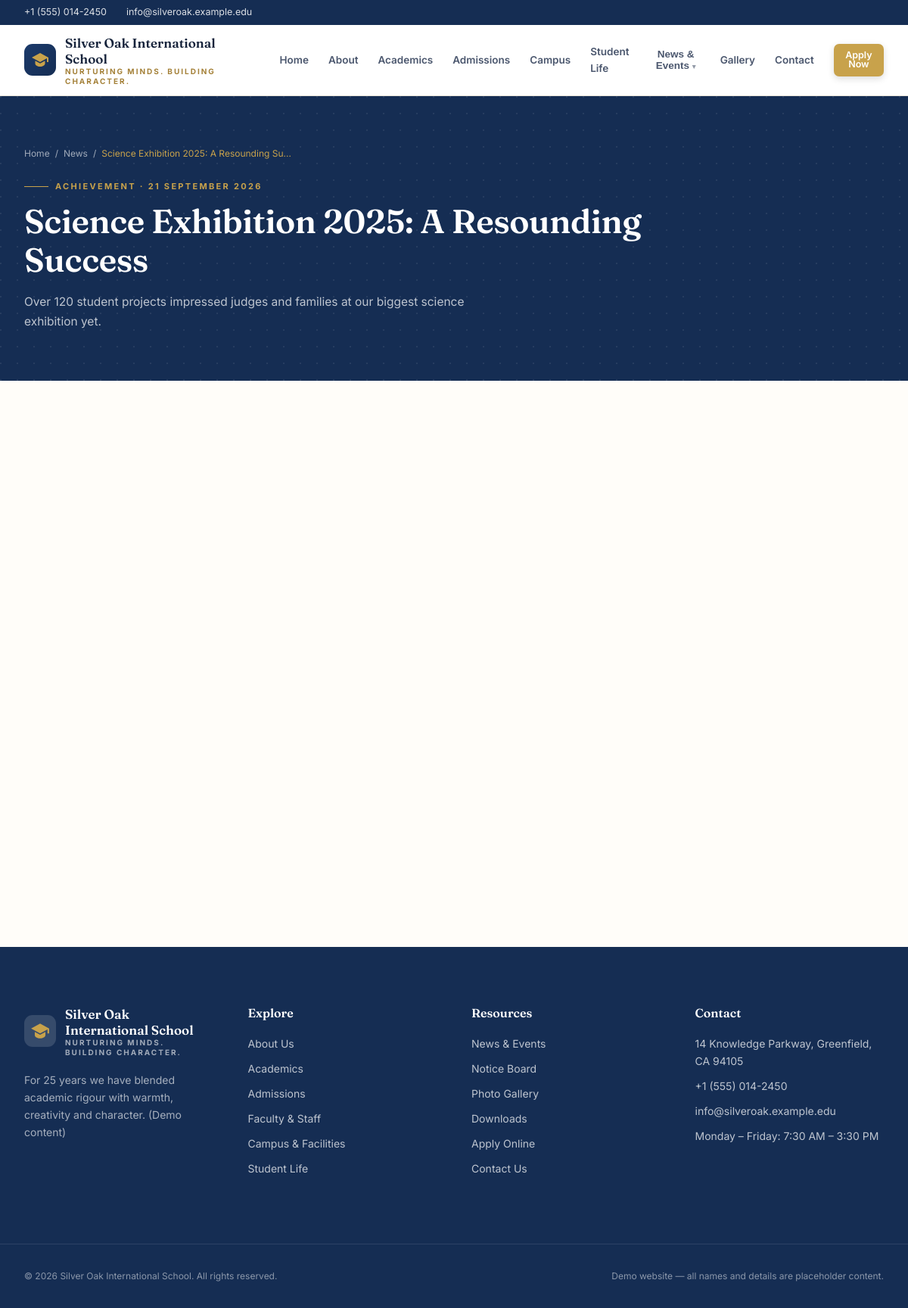
The page /news.php?slug=science-exhibition-2025-success on the database its author committed.
### tables this page shows
CREATE TABLE IF NOT EXISTS news (
  id           INT UNSIGNED NOT NULL AUTO_INCREMENT,
  slug         VARCHAR(160) NOT NULL,
  title        VARCHAR(200) NOT NULL,
  category     VARCHAR(40)  NOT NULL DEFAULT 'News',
  excerpt      TEXT,
  content      MEDIUMTEXT,
  image        VARCHAR(255) NOT NULL DEFAULT '',
  published    TINYINT(1)   NOT NULL DEFAULT 1,
  published_at TIMESTAMP    NOT NULL DEFAULT CURRENT_TIMESTAMP,
  created_at   TIMESTAMP    NOT NULL DEFAULT CURRENT_TIMESTAMP,
  PRIMARY KEY (id),
  UNIQUE KEY news_slug_unique (slug),
  KEY news_published_idx (published, published_at)
);

### includes/security.php (called while the page is built, shortened)
<?php
function e($value): string
{
    return htmlspecialchars((string) $value, ENT_QUOTES | ENT_SUBSTITUTE, 'UTF-8');
}

### includes/database.php (called while the page is built, shortened)
<?php
function db(): PDO
{
    static $pdo = null;
    if ($pdo instanceof PDO) {
        return $pdo;
    }
    $dsn = 'mysql:host=' . DB_HOST . ';dbname=' . DB_NAME . ';charset=' . DB_CHARSET;
    try {
        $pdo = new PDO($dsn, DB_USER, DB_PASS, [
            PDO::ATTR_ERRMODE            => PDO::ERRMODE_EXCEPTION,
            PDO::ATTR_DEFAULT_FETCH_MODE => PDO::FETCH_ASSOC,
            PDO::ATTR_EMULATE_PREPARES   => false,
        ]);
    } catch (PDOException $e) {
        http_response_code(500);
        error_log('DB connection failed: ' . $e->getMessage());
        exit('Database connection failed. Please check includes/config.php.');
    }
    return $pdo;
}
function q(string $sql, array $params = []): PDOStatement
{
    $stmt = db()->prepare($sql);
    $stmt->execute($params);
    return $stmt;
}
function fetch_one(string $sql, array $params = []): ?array
{
    $row = q($sql, $params)->fetch();
    return $row === false ? null : $row;
}

### includes/functions.php (called while the page is built, shortened)
<?php
function fmt_date($value, string $format = 'j F Y'): string
{
    $ts = is_numeric($value) ? (int) $value : strtotime($value);
    return $ts ? date($format, $ts) : '—';
}
function excerpt(string $text, int $len = 150): string
{
    $t = trim(preg_replace('/\s+/', ' ', $text));
    return mb_strlen($t) <= $len ? $t : rtrim(mb_substr($t, 0, $len)) . '…';
}

### news.php (the view, shortened to what this page needs)
<?php
require __DIR__ . '/includes/database.php';
require __DIR__ . '/includes/security.php';
require __DIR__ . '/includes/functions.php';
$slug = isset($_GET['slug']) ? trim((string) $_GET['slug']) : '';
if ($slug !== '') {
    $item = fetch_one('SELECT * FROM news WHERE slug = ? AND published = 1 LIMIT 1', [$slug]);
    require __DIR__ . '/includes/header.php';
    ?>
    <section class="page-hero" style="background:var(--accent-deep)">
      <div class="wrap">
        <nav class="crumbs"><a href="<?= e(BASE_URL) ?>index.php">Home</a> <span>/</span>
          <a href="<?= e(BASE_URL) ?>news.php">News</a> <span>/</span> <em><?= e(excerpt($item['title'], 40)) ?></em></nav>
        <p class="kicker kicker-light"><?= e($item['category']) ?> · <?= e(fmt_date($item['published_at'])) ?></p>
        <h1 class="display" style="max-width:820px"><?= e($item['title']) ?></h1>
        <p class="page-sub"><?= e($item['excerpt']) ?></p>
      </div>
    </section>
    <section class="section">
      <div class="wrap grid" style="grid-template-columns:1.6fr 1fr;gap:44px">
      </div>
    </section>
    <?php
    require __DIR__ . '/includes/footer.php';
    exit;
}
require __DIR__ . '/includes/header.php';
?>
<?php require __DIR__ . '/includes/footer.php'; ?>

### assets/css/style.css (style rules this page uses)
:root { --accent: #1b3a6b; --accent-deep: color-mix(in srgb, var(--accent) 78%, #000); --accent-soft: color-mix(in srgb, var(--accent) 8%, #fff); --gold: #c8a24b; --gold-deep: #a5823a; --ink: #16233b; --ink-soft: #4b576e; --line: #e8e3d8; --cream: #faf8f3; --page: #fffdf9; --radius: 14px; --shadow: 0 1px 3px rgba(22, 35, 59, .07); --shadow-lg: 0 22px 45px -20px rgba(22, 35, 59, .3); }
* { box-sizing: border-box; }
html { scroll-behavior: smooth; }
body { margin: 0; background: var(--page); color: var(--ink); font: 400 16px/1.65 "Inter", system-ui, -apple-system, "Segoe UI", sans-serif; -webkit-font-smoothing: antialiased; }
a { color: inherit; text-decoration: none; }
h1, h2, h3, h4 { margin: 0; font-weight: 600; line-height: 1.18; }
.display { font-family: "Fraunces", Georgia, serif; font-weight: 600; letter-spacing: -.01em; }
.wrap { width: 100%; max-width: 1180px; margin: 0 auto; padding: 0 22px; }
.section { padding: 74px 0; }
.kicker { display: inline-flex; align-items: center; gap: 9px; font-size: 11px; font-weight: 700; letter-spacing: .21em; text-transform: uppercase; color: var(--gold-deep); margin: 0; }
.kicker::before { content: ""; width: 32px; height: 1px; background: var(--gold); }
.kicker-light { color: var(--gold); }
.page-hero { background: var(--accent-deep); color: #fff; position: relative; overflow: hidden; }
.page-hero::after { content: ""; position: absolute; inset: 0; opacity: .55; pointer-events: none; background-image: radial-gradient(circle at 1px 1px, rgba(255,255,255,.14) 1px, transparent 0); background-size: 22px 22px; }
.page-hero > .wrap { position: relative; padding: 66px 22px; }
.crumbs { display: flex; gap: 7px; font-size: 12px; color: rgba(255,255,255,.6); margin-bottom: 15px; }
.crumbs em { color: var(--gold); font-style: normal; }
.page-hero h1 { font-size: clamp(30px, 5vw, 44px); margin-top: 11px; max-width: 780px; }
.page-sub { color: rgba(255,255,255,.72); max-width: 640px; margin: 16px 0 0; font-size: 15.5px; }
.grid { display: grid; gap: 26px; }
@media (min-width: 768px) { .grid { gap: 28px; } }
@media (min-width: 768px) { .section { padding: 88px 0; } }

### rows shown on the page
news: title "Science Exhibition 2025: A Resounding Su…", category "ACHIEVEMENT", published_at "21 SEPTEMBER 2026", title "Science Exhibition 2025: A Resounding Success", excerpt "Over 120 student projects impressed judges and families at our biggest science exhibition yet."

### other values the page prints
setting('phone') "+1 (555) 014-2450"
setting('email') "info@silveroak.example.edu"
setting('school_name') "Silver Oak International School"
setting('tagline') "NURTURING MINDS. BUILDING CHARACTER."
$label "Home"
$label "About"
$label "Academics"
$label "Admissions"
$label "Campus"
$label "Student Life"
$label "Gallery"
$label "Contact"
setting('about_short') "For 25 years we have blended academic rigour with warmth, creativity and character. (Demo content)"
setting('address') "14 Knowledge Parkway, Greenfield, CA 94105"
setting('office_hours') "Monday – Friday: 7:30 AM – 3:30 PM"
